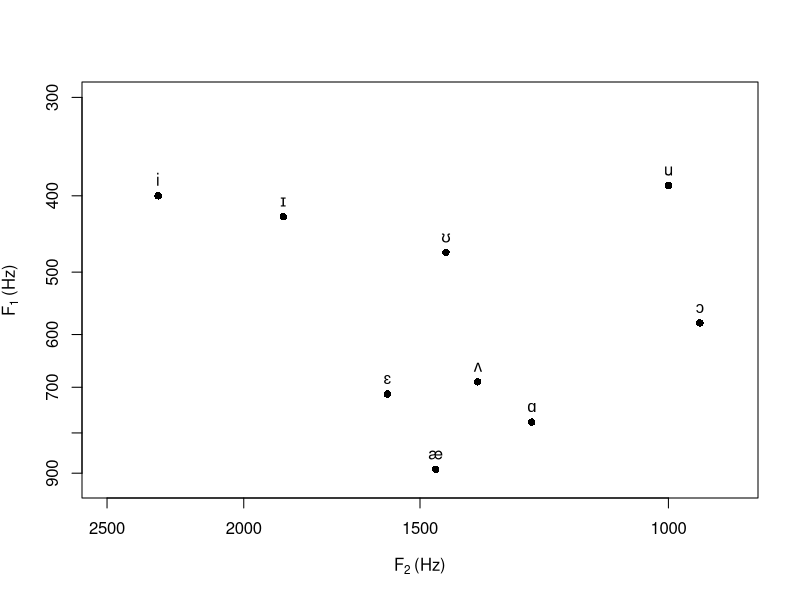
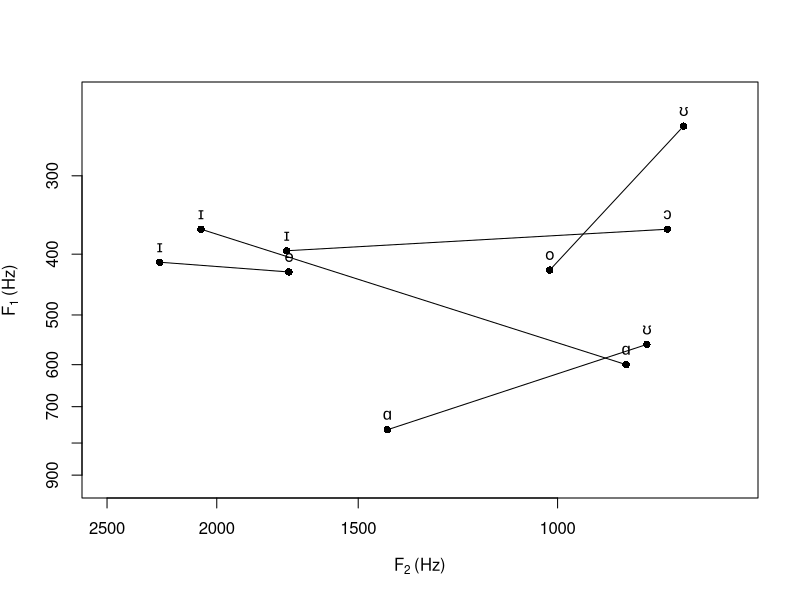
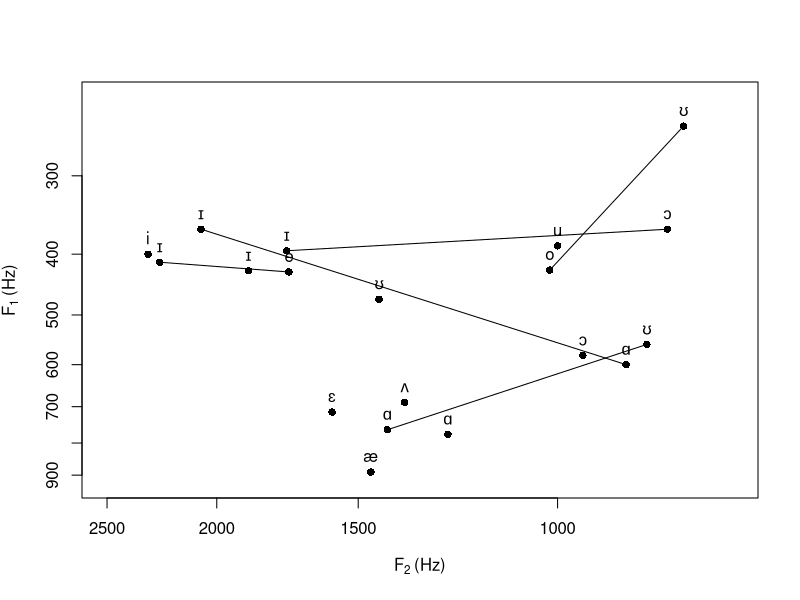
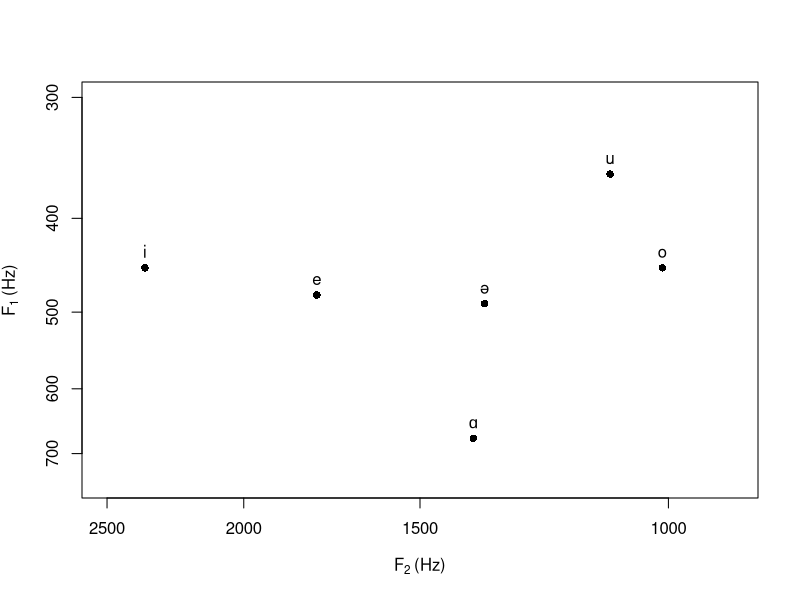

R code for these plots, in order:
#!/usr/bin/env Rscript

# my vowels
name <- c("i", "ɪ", "u", "ʊ", "ɛ", "ʌ", "ɔ", "æ", "ɑ", "e", "ɪ", "o", "ʊ", "ɑ", "ɪ", "ɑ", "ʊ", "ɔ", "ɪ")
F1 <- c(400, 425, 388, 472,714, 689, 580, 890, 775, 427, 412, 424, 250, 600, 365, 762, 557, 365, 395)
F2 <- c(2300, 1875, 1000, 1438, 1582, 1365, 950, 1462, 1250, 1727, 2246, 1016, 774, 870, 2065, 1414, 834, 800, 1735)

png("monopthong.png")
plot(F2[1:9], F1[1:9],
     xlim = c(2500, 900),
     xlab = expression('F'[2]~'(Hz)'),
     ylim = c(925, 300),
     ylab = expression('F'[1]~'(Hz)'),
     log = "xy",
     pch = 16)
text(F2[1:9], F1[1:9],
     labels = name[1:9],
     pos = 3)
dev.off()

png("dipthong.png")
  plot(F2[10:19], F1[10:19],
       xlim = c(2500, 700),
       xlab = expression('F'[2]~'(Hz)'),
       ylim = c(925, 225),
       ylab = expression('F'[1]~'(Hz)'),
       log = "xy",
       pch = 16)
    i <- 10
    while(i < length(name)){
      segments(F2[i], F1[i], F2[(i+1)], F1[(i+1)])
      i <- i + 2
    }
    text(F2[10:19], F1[10:19],
         labels = name[10:19],
         pos = 3)
dev.off()

png("me.png")
  plot(F2, F1,
       xlim = c(2500, 700),
       xlab = expression('F'[2]~'(Hz)'),
       ylim = c(925, 225),
       ylab = expression('F'[1]~'(Hz)'),
       log = "xy",
       pch = 16)
  i <- 10
  while(i < length(name)){
    segments(F2[i], F1[i], F2[(i+1)], F1[(i+1)])
    i <- i + 2
  }
  text(F2, F1,
      labels = name,
      pos = 3)
dev.off()

# Dimitrios' vowels
F1 <- c(450, 480, 675, 450, 360, 490)
F2 <- c(2350, 1775, 1375, 1010, 1100, 1350)
name <- c("i", "e", "ɑ", "o", "u", "ə")

png("dimitrios.png")
  plot(F2, F1,
       xlim = c(2500, 900),
       xlab = expression('F'[2]~'(Hz)'),
       ylim = c(750, 300),
       ylab = expression('F'[1]~'(Hz)'),
       log = "xy",
       pch = 16)
  text(F2, F1,
       labels = name,
       pos = 3)
dev.off()